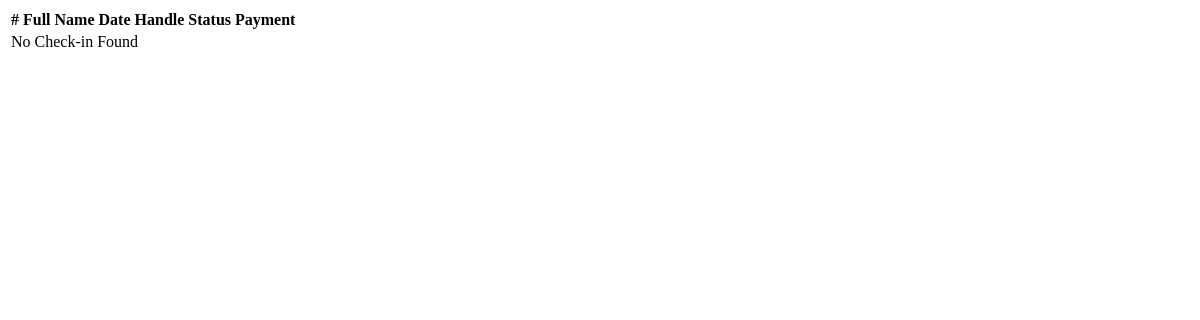
Before: /checkin_table/ (signed in) with the older database file.
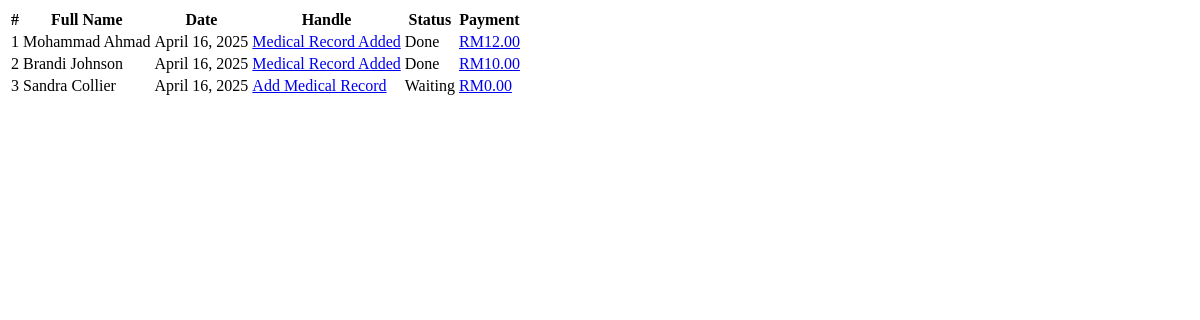
After: the same page with the newer database file.
### clinic/models.py (models this page shows, shortened)
class Checkin(models.Model):
    CHECKIN_STATUS = {
        1: "waiting",
        2: "done",
    }
    patient = models.ForeignKey(Patient, on_delete=models.CASCADE)
    status = models.IntegerField(choices=CHECKIN_STATUS, default=1)
    date = models.DateField(auto_now_add=True)
    medical_record = models.OneToOneField(
        MedicalRecord, on_delete=models.CASCADE, null=True
    )

class Patient(models.Model):
    class Meta:
        permissions = [
            ("can_register", "Can register new patient"),
        ]
    title = models.IntegerField(choices=TITLE_CHOICES, default=1, blank=True, null=True)
    first_name = models.CharField(max_length=200)
    last_name = models.CharField(max_length=200)
    ic_number = models.CharField(max_length=12, unique=True)
    email = models.EmailField(max_length=100, null=True, blank=True, unique=True)
    phone_number = models.CharField(max_length=20, unique=True)
    register_date = models.DateTimeField(
        verbose_name="register_date", default=timezone.now
    )

class MedicalRecord(models.Model):
    patient = models.ForeignKey(Patient, on_delete=models.CASCADE)
    doctor = models.ForeignKey(Profile, on_delete=models.CASCADE, null=True)
    medicine = models.ManyToManyField(Medicine, blank=True)
    title = models.CharField(max_length=100)
    description = models.TextField()
    record_date = models.DateTimeField(verbose_name="record_date", default=timezone.now)
    medical_leave = models.IntegerField(
        default=0
    )  # to record if patient get any medical leaves
    price = models.DecimalField(max_digits=10, decimal_places=2, default=0.00)

### clinic/views.py (the view)
# urls.py: path("checkin_table/", views.checkin_table, name="checkin_table"),
@login_required
def checkin_table(request):
    today = date.today()
    today_checkin= Checkin.objects.filter(date=today)
    context = {
        "checkin_list": today_checkin,
    }
    return render(request, "clinic/partials/checkin_table.html", context)

### clinic/templates/clinic/partials/checkin_table.html
<table class="table table-striped">
    <thead>
        <tr class="table-info">
            <th>#</th>
            <th>Full Name</th>
            <th>Date</th>
            <th>Handle</th>
            <th>Status</th>
            <th>Payment</th>
        </tr>
    </thead>
    <tbody>
        {% for checkin in checkin_list %}
        <tr>
            <td>{{ forloop.counter }}</td>
            <td>{{ checkin.patient.first_name|title }} {{ checkin.patient.last_name|title }}</td>
            <td>{{ checkin.date }}</td>
            <td>
                {% if checkin.medical_record %}
                <a href="{% url 'clinic:add_medical_record' checkin.patient.pk %}"
                    class="btn btn-success rounded-pill btn-sm disabled">
                    Medical Record Added
                </a>
                {% else %}
                <a href="{% url 'clinic:add_medical_record' checkin.patient.pk %}"
                    class="btn btn-primary rounded-pill btn-sm">
                    Add Medical Record
                </a>
                {% endif %}
            </td>
            <td>
                {% if checkin.get_status_display == "waiting" %}
                <p class="text-primary">
                    {{ checkin.get_status_display|title }}
                </p>
                {% elif checkin.get_status_display == "done" %}
                <p class="text-success">
                    {{ checkin.get_status_display|title }}
                </p>
                {% endif %}
            </td>
            <td>
                {% if checkin.medical_record %}
                {% if checkin.medical_record.payment %}
                <a href="{% url 'clinic:payment' checkin.pk %}" class="btn btn-success rounded-pill btn-sm disabled">
                    RM{{ checkin.medical_record.price }}
                </a>
                {% else %}
                <a href="{% url 'clinic:payment' checkin.pk %}" class="btn btn-primary rounded-pill btn-sm">
                    RM{{ checkin.medical_record.price }}
                </a>
                {% endif %}
                {% else %}
                <a href="{% url 'clinic:payment' checkin.pk %}" class="btn btn-primary rounded-pill btn-sm disabled">
                    RM0.00
                </a>
                {% endif %}
            </td>
        </tr>
        {% empty %}
        <tr>
            <td colspan="6">No Check-in Found</td>
        </tr>
        {% endfor %}
    </tbody>
</table>

Changed rows visible on the page:
added Checkin: patient.first_name "Mohammad", patient.last_name "Ahmad", date "April 16, 2025", shows "Medical Record Added", status "Done", medical_record.price "12.00"
added Checkin: patient.first_name "Brandi", patient.last_name "Johnson", date "April 16, 2025", shows "Medical Record Added", status "Done", medical_record.price "10.00"
added Checkin: patient.first_name "Sandra", patient.last_name "Collier", date "April 16, 2025", shows "Add Medical Record", status "Waiting", shows "RM0.00"
Other visible differences:
text no longer shown: "No Check-in Found"
